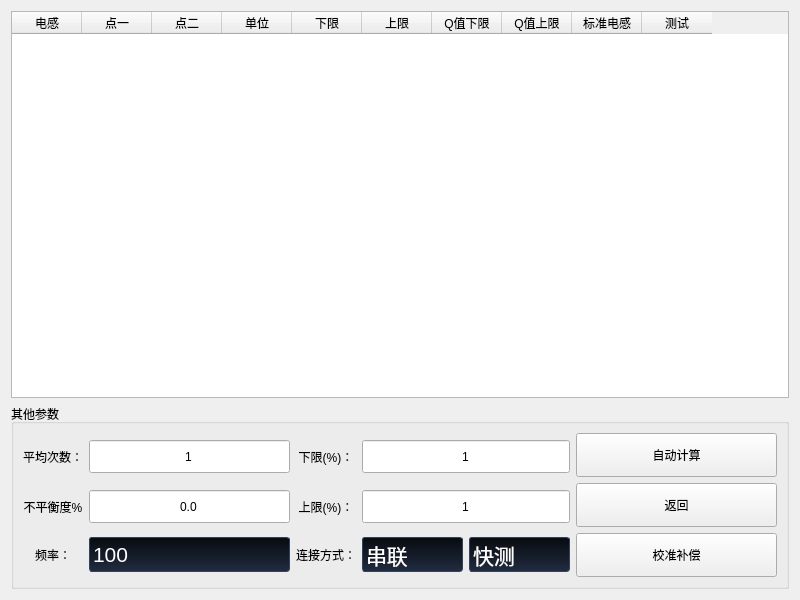
<?xml version="1.0" encoding="UTF-8"?>
<ui version="4.0">
 <class>ConfigIndl</class>
 <widget class="QWidget" name="ConfigIndl">
  <property name="geometry">
   <rect>
    <x>0</x>
    <y>0</y>
    <width>800</width>
    <height>600</height>
   </rect>
  </property>
  <property name="windowTitle">
   <string>Form</string>
  </property>
  <layout class="QVBoxLayout" name="verticalLayout" stretch="3,1">
   <item>
    <widget class="QTableWidget" name="TabInductance">
     <property name="focusPolicy">
      <enum>Qt::WheelFocus</enum>
     </property>
     <property name="inputMethodHints">
      <set>Qt::ImhNone</set>
     </property>
     <property name="editTriggers">
      <set>QAbstractItemView::AllEditTriggers</set>
     </property>
     <property name="alternatingRowColors">
      <bool>false</bool>
     </property>
     <property name="selectionMode">
      <enum>QAbstractItemView::SingleSelection</enum>
     </property>
     <attribute name="horizontalHeaderDefaultSectionSize">
      <number>70</number>
     </attribute>
     <column>
      <property name="text">
       <string>电感</string>
      </property>
     </column>
     <column>
      <property name="text">
       <string>点一</string>
      </property>
     </column>
     <column>
      <property name="text">
       <string>点二</string>
      </property>
     </column>
     <column>
      <property name="text">
       <string>单位</string>
      </property>
     </column>
     <column>
      <property name="text">
       <string>下限</string>
      </property>
     </column>
     <column>
      <property name="text">
       <string>上限</string>
      </property>
     </column>
     <column>
      <property name="text">
       <string>Q值下限</string>
      </property>
     </column>
     <column>
      <property name="text">
       <string>Q值上限</string>
      </property>
     </column>
     <column>
      <property name="text">
       <string>标准电感</string>
      </property>
     </column>
     <column>
      <property name="text">
       <string>测试</string>
      </property>
     </column>
    </widget>
   </item>
   <item>
    <widget class="QGroupBox" name="BoxOther">
     <property name="title">
      <string>其他参数</string>
     </property>
     <layout class="QGridLayout" name="gridLayout" columnstretch="0,2,0,1,1,2">
      <item row="0" column="5" rowspan="3">
       <widget class="QWidget" name="WidgetButton" native="true">
        <layout class="QVBoxLayout" name="verticalLayout_2">
         <property name="leftMargin">
          <number>0</number>
         </property>
         <property name="topMargin">
          <number>0</number>
         </property>
         <property name="rightMargin">
          <number>0</number>
         </property>
         <property name="bottomMargin">
          <number>0</number>
         </property>
         <item>
          <widget class="QPushButton" name="BtnSDLRAuto">
           <property name="sizePolicy">
            <sizepolicy hsizetype="Expanding" vsizetype="Expanding">
             <horstretch>0</horstretch>
             <verstretch>0</verstretch>
            </sizepolicy>
           </property>
           <property name="minimumSize">
            <size>
             <width>97</width>
             <height>44</height>
            </size>
           </property>
           <property name="text">
            <string>自动计算</string>
           </property>
          </widget>
         </item>
         <item>
          <widget class="QPushButton" name="BtnSDLRExit">
           <property name="sizePolicy">
            <sizepolicy hsizetype="Expanding" vsizetype="Expanding">
             <horstretch>0</horstretch>
             <verstretch>0</verstretch>
            </sizepolicy>
           </property>
           <property name="minimumSize">
            <size>
             <width>97</width>
             <height>44</height>
            </size>
           </property>
           <property name="text">
            <string>返回</string>
           </property>
          </widget>
         </item>
         <item>
          <widget class="QPushButton" name="Button_Comp">
           <property name="sizePolicy">
            <sizepolicy hsizetype="Expanding" vsizetype="Expanding">
             <horstretch>0</horstretch>
             <verstretch>0</verstretch>
            </sizepolicy>
           </property>
           <property name="minimumSize">
            <size>
             <width>97</width>
             <height>44</height>
            </size>
           </property>
           <property name="text">
            <string>校准补偿</string>
           </property>
          </widget>
         </item>
        </layout>
       </widget>
      </item>
      <item row="0" column="2">
       <widget class="QLabel" name="TextMin">
        <property name="text">
         <string>下限(%)：</string>
        </property>
        <property name="alignment">
         <set>Qt::AlignCenter</set>
        </property>
       </widget>
      </item>
      <item row="2" column="3">
       <widget class="QComboBox" name="BoxMode">
        <property name="minimumSize">
         <size>
          <width>0</width>
          <height>35</height>
         </size>
        </property>
        <property name="font">
         <font>
          <family>Ubuntu</family>
          <pointsize>16</pointsize>
          <weight>9</weight>
          <italic>false</italic>
          <bold>false</bold>
         </font>
        </property>
        <property name="styleSheet">
         <string notr="true">
QComboBox {
font: 75 16pt &quot;Ubuntu&quot;;
	color: rgb(255, 255, 255);
    border: 1px solid #32435E;
    border-radius: 3px;
    padding: 1px 18px 1px 3px;
    background:qlineargradient(x1:0,y1:0,x2:0,y2:1,stop:0 #080B10,stop:1 #212C3F);
}
QComboBox::down-arrow {
    image: url(:image/downarrow.png);
}
QComboBox::drop-down {
    subcontrol-origin: padding;
    subcontrol-position: top right;
    width: 25px;
    border-left-width: 1px;
    border-left-color: 32435E;
    border-left-style: solid;
    border-top-right-radius: 3px;
    border-bottom-right-radius: 3px;
}

QComboBox QAbstractItemView {
	color: rgb(255, 255, 255);
    border: 2px solid #32435E;
    selection-background-color: qlineargradient(x1: 0, y1: 0, x2: 0, y2: 1,stop: 0 #506B79,stop: 1.0 #0D95A6);
    background: qlineargradient(x1: 0, y1: 0, x2: 0, y2: 1,stop: 0 #1B2534, stop: 0.4 #010101,stop: 0.5 #000101, stop: 1.0 #1F2B3C);
}</string>
        </property>
        <item>
         <property name="text">
          <string>串联</string>
         </property>
        </item>
        <item>
         <property name="text">
          <string>并联</string>
         </property>
        </item>
       </widget>
      </item>
      <item row="2" column="1">
       <widget class="QComboBox" name="BoxFreq">
        <property name="minimumSize">
         <size>
          <width>0</width>
          <height>35</height>
         </size>
        </property>
        <property name="font">
         <font>
          <family>Ubuntu</family>
          <pointsize>16</pointsize>
          <weight>9</weight>
          <italic>false</italic>
          <bold>false</bold>
         </font>
        </property>
        <property name="styleSheet">
         <string notr="true">
QComboBox {
font: 75 16pt &quot;Ubuntu&quot;;
	color: rgb(255, 255, 255);
    border: 1px solid #32435E;
    border-radius: 3px;
    padding: 1px 18px 1px 3px;
    background:qlineargradient(x1:0,y1:0,x2:0,y2:1,stop:0 #080B10,stop:1 #212C3F);
}
QComboBox::down-arrow {
    image: url(:image/downarrow.png);
}
QComboBox::drop-down {
    subcontrol-origin: padding;
    subcontrol-position: top right;
    width: 25px;
    border-left-width: 1px;
    border-left-color: 32435E;
    border-left-style: solid;
    border-top-right-radius: 3px;
    border-bottom-right-radius: 3px;
}

QComboBox QAbstractItemView {
	color: rgb(255, 255, 255);
    border: 2px solid #32435E;
    selection-background-color: qlineargradient(x1: 0, y1: 0, x2: 0, y2: 1,stop: 0 #506B79,stop: 1.0 #0D95A6);
    background: qlineargradient(x1: 0, y1: 0, x2: 0, y2: 1,stop: 0 #1B2534, stop: 0.4 #010101,stop: 0.5 #000101, stop: 1.0 #1F2B3C);
}</string>
        </property>
        <item>
         <property name="text">
          <string>100</string>
         </property>
        </item>
        <item>
         <property name="text">
          <string>120</string>
         </property>
        </item>
        <item>
         <property name="text">
          <string>1K</string>
         </property>
        </item>
        <item>
         <property name="text">
          <string>10K</string>
         </property>
        </item>
       </widget>
      </item>
      <item row="1" column="2">
       <widget class="QLabel" name="TextMax">
        <property name="text">
         <string>上限(%)：</string>
        </property>
        <property name="alignment">
         <set>Qt::AlignCenter</set>
        </property>
       </widget>
      </item>
      <item row="1" column="0">
       <widget class="QLabel" name="TextOffsetTemp">
        <property name="text">
         <string>不平衡度%</string>
        </property>
        <property name="alignment">
         <set>Qt::AlignCenter</set>
        </property>
       </widget>
      </item>
      <item row="1" column="1">
       <widget class="QDoubleSpinBox" name="BoxUnbalance">
        <property name="minimumSize">
         <size>
          <width>0</width>
          <height>35</height>
         </size>
        </property>
        <property name="alignment">
         <set>Qt::AlignCenter</set>
        </property>
        <property name="buttonSymbols">
         <enum>QAbstractSpinBox::NoButtons</enum>
        </property>
        <property name="decimals">
         <number>1</number>
        </property>
        <property name="minimum">
         <double>0.000000000000000</double>
        </property>
        <property name="maximum">
         <double>100.000000000000000</double>
        </property>
        <property name="singleStep">
         <double>1.000000000000000</double>
        </property>
        <property name="value">
         <double>0.000000000000000</double>
        </property>
       </widget>
      </item>
      <item row="2" column="2">
       <widget class="QLabel" name="TextUnbalance">
        <property name="text">
         <string>连接方式：</string>
        </property>
       </widget>
      </item>
      <item row="0" column="0">
       <widget class="QLabel" name="TextStdTemp">
        <property name="text">
         <string>平均次数：</string>
        </property>
        <property name="alignment">
         <set>Qt::AlignCenter</set>
        </property>
       </widget>
      </item>
      <item row="2" column="0">
       <widget class="QLabel" name="TextTime">
        <property name="text">
         <string>频率：</string>
        </property>
        <property name="alignment">
         <set>Qt::AlignCenter</set>
        </property>
       </widget>
      </item>
      <item row="0" column="1">
       <widget class="QDoubleSpinBox" name="BoxTime">
        <property name="minimumSize">
         <size>
          <width>0</width>
          <height>35</height>
         </size>
        </property>
        <property name="alignment">
         <set>Qt::AlignCenter</set>
        </property>
        <property name="buttonSymbols">
         <enum>QAbstractSpinBox::NoButtons</enum>
        </property>
        <property name="decimals">
         <number>0</number>
        </property>
        <property name="minimum">
         <double>1.000000000000000</double>
        </property>
        <property name="maximum">
         <double>100.000000000000000</double>
        </property>
        <property name="singleStep">
         <double>1.000000000000000</double>
        </property>
        <property name="value">
         <double>1.000000000000000</double>
        </property>
       </widget>
      </item>
      <item row="2" column="4">
       <widget class="QComboBox" name="Com_test">
        <property name="minimumSize">
         <size>
          <width>0</width>
          <height>35</height>
         </size>
        </property>
        <property name="font">
         <font>
          <family>Ubuntu</family>
          <pointsize>16</pointsize>
          <weight>9</weight>
          <italic>false</italic>
          <bold>false</bold>
         </font>
        </property>
        <property name="styleSheet">
         <string notr="true">
QComboBox {
font: 75 16pt &quot;Ubuntu&quot;;
	color: rgb(255, 255, 255);
    border: 1px solid #32435E;
    border-radius: 3px;
    padding: 1px 18px 1px 3px;
    background:qlineargradient(x1:0,y1:0,x2:0,y2:1,stop:0 #080B10,stop:1 #212C3F);
}
QComboBox::down-arrow {
    image: url(:image/downarrow.png);
}
QComboBox::drop-down {
    subcontrol-origin: padding;
    subcontrol-position: top right;
    width: 25px;
    border-left-width: 1px;
    border-left-color: 32435E;
    border-left-style: solid;
    border-top-right-radius: 3px;
    border-bottom-right-radius: 3px;
}

QComboBox QAbstractItemView {
	color: rgb(255, 255, 255);
    border: 2px solid #32435E;
    selection-background-color: qlineargradient(x1: 0, y1: 0, x2: 0, y2: 1,stop: 0 #506B79,stop: 1.0 #0D95A6);
    background: qlineargradient(x1: 0, y1: 0, x2: 0, y2: 1,stop: 0 #1B2534, stop: 0.4 #010101,stop: 0.5 #000101, stop: 1.0 #1F2B3C);
}</string>
        </property>
        <item>
         <property name="text">
          <string>快测</string>
         </property>
        </item>
        <item>
         <property name="text">
          <string>慢测</string>
         </property>
        </item>
       </widget>
      </item>
      <item row="1" column="3" colspan="2">
       <widget class="QDoubleSpinBox" name="BoxMax">
        <property name="minimumSize">
         <size>
          <width>0</width>
          <height>35</height>
         </size>
        </property>
        <property name="alignment">
         <set>Qt::AlignCenter</set>
        </property>
        <property name="buttonSymbols">
         <enum>QAbstractSpinBox::NoButtons</enum>
        </property>
        <property name="decimals">
         <number>0</number>
        </property>
        <property name="minimum">
         <double>0.000000000000000</double>
        </property>
        <property name="maximum">
         <double>100.000000000000000</double>
        </property>
        <property name="singleStep">
         <double>1.000000000000000</double>
        </property>
        <property name="value">
         <double>1.000000000000000</double>
        </property>
       </widget>
      </item>
      <item row="0" column="3" colspan="2">
       <widget class="QDoubleSpinBox" name="BoxMin">
        <property name="minimumSize">
         <size>
          <width>0</width>
          <height>35</height>
         </size>
        </property>
        <property name="alignment">
         <set>Qt::AlignCenter</set>
        </property>
        <property name="buttonSymbols">
         <enum>QAbstractSpinBox::NoButtons</enum>
        </property>
        <property name="decimals">
         <number>0</number>
        </property>
        <property name="minimum">
         <double>0.000000000000000</double>
        </property>
        <property name="maximum">
         <double>100.000000000000000</double>
        </property>
        <property name="singleStep">
         <double>1.000000000000000</double>
        </property>
        <property name="value">
         <double>1.000000000000000</double>
        </property>
       </widget>
      </item>
     </layout>
    </widget>
   </item>
  </layout>
 </widget>
 <resources/>
 <connections/>
</ui>
